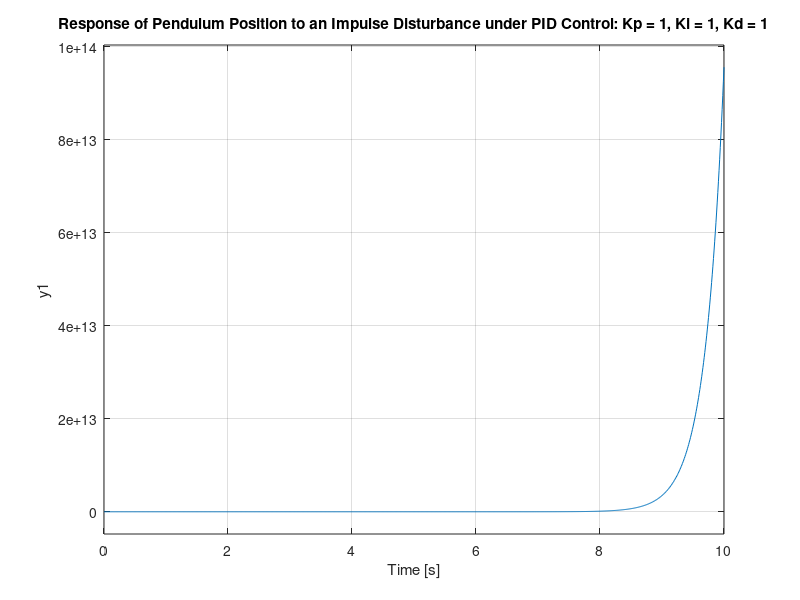
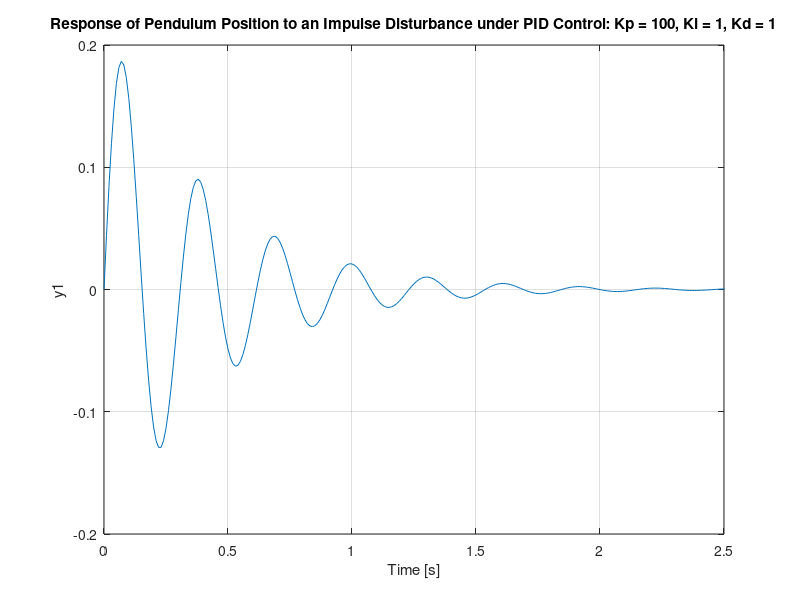
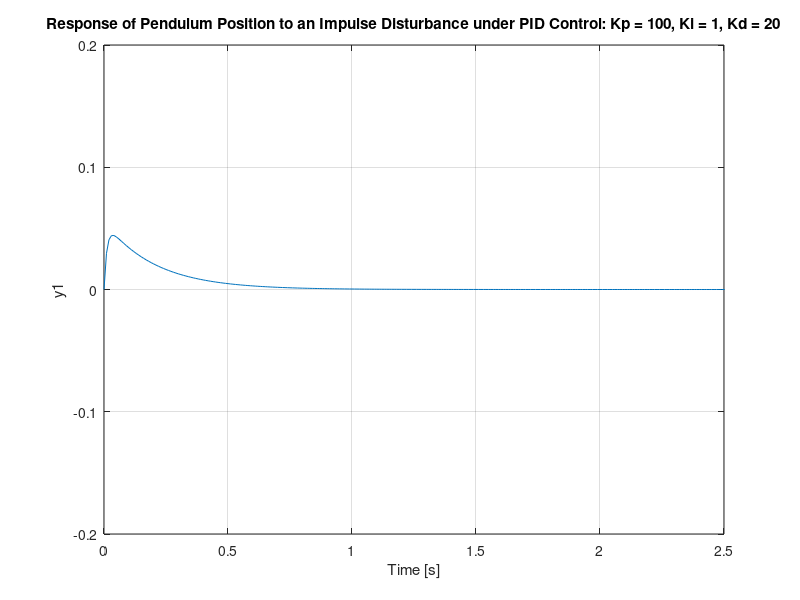

MATLAB code to generate these figures, in order:
% system structure
M = 0.5; % cart mass
m = 0.2; % pendulum mass
b = 0.1; % coefficient of friction for cart
I = 0.006; % mass moment of itertia of the pendulum
g = 9.8; % gravity
l = 0.3; % length to pendulum center of mass
% F = force applied to the cart
% x = cart position coordinate
% theta = pendulum angle from vertical (down)

q = (M+m)*(I+m*l^2)-(m*l)^2;
s = tf('s');
P_pend = (m*l*s/q)/(s^3 + (b*(I + m*l^2))*s^2/q - ((M + m)*m*g*l)*s/q - b*m*g*l/q);

% PID control
Kp = 1;
Ki = 1;
Kd = 1;
C = pid(Kp,Ki,Kd);
T = feedback(P_pend,C);
t=0:0.01:10;
impulse(T,t)
title('Response of Pendulum Position to an Impulse Disturbance under PID Control: Kp = 1, Ki = 1, Kd = 1');

figure;
Kp = 100;
Ki = 1;
Kd = 1;
C = pid(Kp,Ki,Kd);
T = feedback(P_pend,C);
t=0:0.01:10;
impulse(T,t)
axis([0, 2.5, -0.2, 0.2]);
title('Response of Pendulum Position to an Impulse Disturbance under PID Control: Kp = 100, Ki = 1, Kd = 1');

figure;
Kp = 100;
Ki = 1;
Kd = 20;
C = pid(Kp,Ki,Kd);
T = feedback(P_pend,C);
t=0:0.01:10;
impulse(T,t)
axis([0, 2.5, -0.2, 0.2]);
title('Response of Pendulum Position to an Impulse Disturbance under PID Control: Kp = 100, Ki = 1, Kd = 20');
